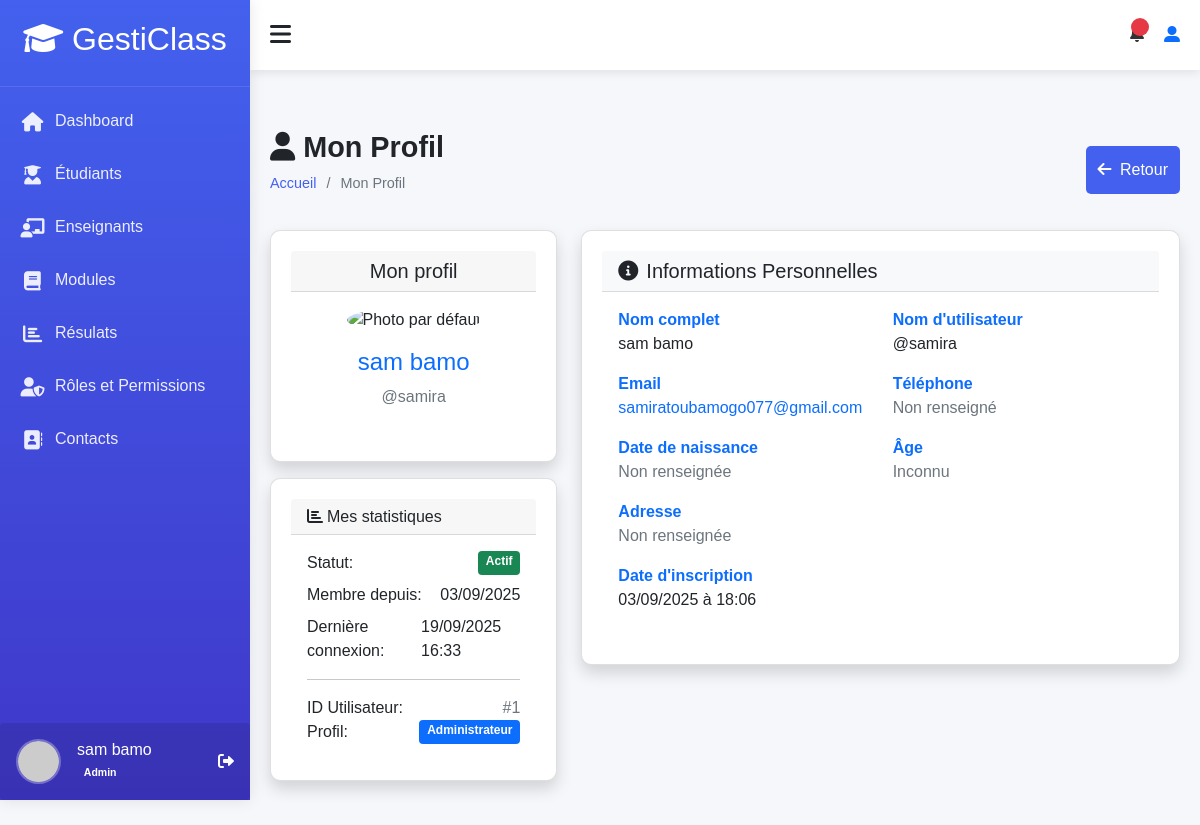
The app's page /accounts/profile/ (signed in), older data.
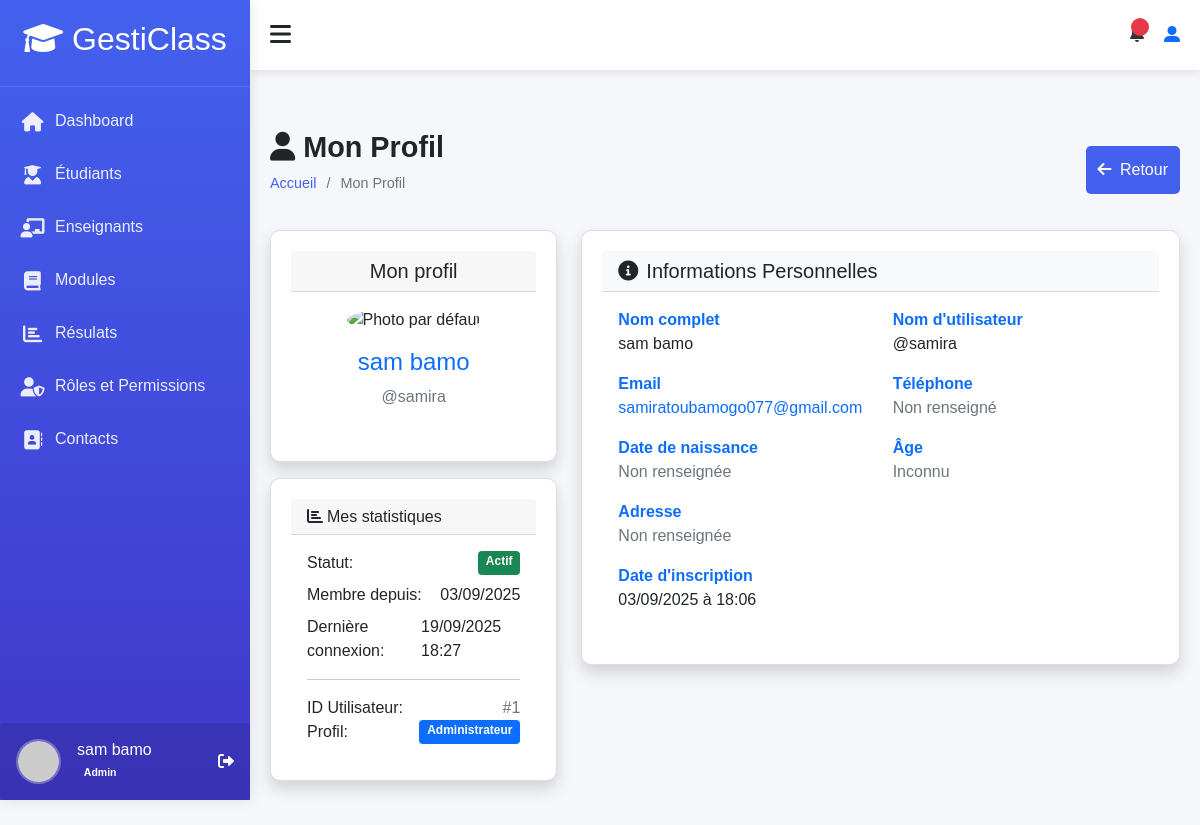
The same page, newer data.
### accounts/models.py (models this page shows, shortened)
class User(AbstractUser):
    ROLE_CHOICES = (
        ('admin', 'Administrateur'),
        ('teacher', 'Enseignant'),
        ('student', 'Élève'),
    )
    profil = models.CharField(max_length=10, choices=ROLE_CHOICES, default='student')
    phone = models.CharField(max_length=20, blank=True)
    birth_date = models.DateField(null=True, blank=True)
    photo = models.ImageField(upload_to='users/', null=True, blank=True)
    specialty = models.CharField(max_length=100, null=True, blank=True)
    hire_date = models.DateField(null=True, blank=True)
    address = models.TextField(blank=True)
    phone_number = models.CharField(max_length=15, blank=True)
    date_of_birth = models.DateField(null=True, blank=True)
    class Meta:
        permissions = [
        ("peut_acceder_module", "Peut acceder au module"),
        ("peut_acceder_aux_eleve", "Peut acceder aux eleves"),
        ("peut_acceder_aux_enseignants", "peut acceder aux enseigants"),
        ("peut_acceder_aux_roles", "peut acceder aux roles"),
        ("peut_acceder_au_dashboard", "Peut accéder au tableau de bord "),
        ("dashboard", "Peut voir les infos utiles  pour des étudiants"),
        ("peut_voir_infos_utile_teacher", "Peut voir les infos utiles pour des enseignants"),
        ("peut_agir_infos_utile_student", "Peut agir sur les infos utiles pour des étudiants"),
        ("peut_agir_infos_utile_teacher", "Peut agir sur les infos utiles pour des enseignants"),
        ("can_view_student_performance_data", "Peut voir ses données de performance  étudiants"),
        ("can_view_teacher_module_performance_data", "Peut voir les données de performance des modules des enseignants"),
        ("can_view_all_students_performance_data ", "Peut voir les données de performance de tous les étudiants"),
        ("can_view_student_list", "Peut voir la liste des étudiants"),
        ("can_view_teacher_list", "Peut voir la liste des enseignants"),
        ("can_view_module_list", "Peut voir la liste des modules"),
        ("can_view_results_list", "Peut voir la liste résultats"),
        ("can_view_suggestions_list", "Peut voir la liste des suggestions"),
        ("can_delete_suggestion", "Peut supprimer une suggestion"),
        ("can_delete_result", "Peut supprimer un résultat"),
        ("can_view_module_details", "Peut les details d'un module"),
        ("can_view_student_details", "Peut voir les détails d'un étudiant"),
        ("can_view_teacher_details", "Peut voir les détails d'un enseignant"),
        ("can_view_own_details", "Peut voir ses propres détails"),
        ("cans_view_results", "Peut voir les résultats"),
        ("can_view_own_results", "Peut voir ses propres résultats"),
        ("can_view_section__admin", "Peut voir la d'administration des section"),
        ("view_role", "Peut voir les rôles"),
        ("add_role", "Peut ajouter un rôle"),
        ("change_role", "Peut modifier un rôle"),
        ("delete_role", "Peut supprimer un rôle"),
        ("assign_role", "Peut assigner des rôles"),
        ("view_timetable", "Peut voir l'emploi du temps"),
        ("manage_timetable", "Peut gérer l'emploi du temps"),
        ("can_add_teacher", "Peut ajouter un enseignant"),
        ("can_add_student", "Peut ajouter un étudiant"),
        ("can_change_teacher", "Peut modifier un enseignant"),
        ("can_change_student", "Peut modifier un étudiant"),
        ("can_delete_teacher", "Peut supprimer un enseignant"),
        ("can_delete_student", "Peut supprimer un étudiant"),
        ("can_view_schoolinfo", "Peut voir les informations de l'école"),
        ("can_add_schoolinfo", "Peut ajouter les informations de l'école"),
        ("can_change_schoolinfo", "Peut modifier les informations de l'école"),
        ("can_delete_schoolinfo", "Peut supprimer les informations de l'école"),
        ]

### accounts/views.py (the view)
# urls.py: path('profile/', views.profile,
@login_required
def profile(request):
    return render(request, 'profile/profile.html', {
        'user': request.user
    })

### accounts/templates/profile/profile.html (shortened to what the changed rows need)
{% extends "models/base.html" %}
{% load static %}
{% block content %}
<div class="content">
    <div class="page-title">
        <div>
            <h2><i class="fas fa-user me-2"></i>Mon Profil</h2>
        </div>
    </div>
    <div class="row">
        <div class="col-md-4 mb-4">
            <div class="card shadow">
                <div class="card-body text-center">
                    {% if user.photo %}
                        <img src="{{ user.photo.url }}"
                             class="img-fluid rounded-circle mb-3"
                             alt="Photo de {{ user.get_full_name }}"
                             style="width: 200px; height: 200px; object-fit: cover;">
                    {% else %}
                        <img src="{% static 'img/default-avatar.png' %}"
                             class="img-fluid rounded-circle mb-3"
                             alt="Photo par défaut"
                             style="width: 200px; height: 200px; object-fit: cover;">
                    {% endif %}
                    <h4 class="text-primary">{{ user.get_full_name }}</h4>
                    <p class="text-muted">@{{ user.username }}</p>
                </div>
            </div>
            <div class="card shadow mt-3">
                <div class="card-body">
                    <div class="d-flex justify-content-between mb-2">
                        <span>Membre depuis:</span>
                        <span>{{ user.date_joined|date:"d/m/Y" }}</span>
                    </div>
                    <div class="d-flex justify-content-between">
                        <span>Dernière connexion:</span>
                        <span>
                            {% if user.last_login %}
                                {{ user.last_login|date:"d/m/Y H:i" }}
                            {% else %}
                                Jamais connecté
                            {% endif %}
                        </span>
                    </div>
                    <div class="d-flex justify-content-between">
                        <span>ID Utilisateur:</span>
                        <span class="text-muted">#{{ user.id }}</span>
                    </div>
                    <div class="d-flex justify-content-between">
                        <span>Profil:</span>
                        <span class="badge bg-primary">
                            {{ user.get_profil_display }}
                        </span>
                    </div>
                </div>
            </div>
        </div>
        <div class="col-md-8">
            <div class="card shadow">
                <div class="card-body">
                    <div class="row">
                        <div class="col-md-6">
                            <div class="info-item mb-3">
                                <label class="fw-bold text-primary">Nom complet</label>
                                <p class="mb-0">{{ user.get_full_name }}</p>
                            </div>
                        </div>
                        <div class="col-md-6">
                            <div class="info-item mb-3">
                                <label class="fw-bold text-primary">Nom d'utilisateur</label>
                                <p class="mb-0">@{{ user.username }}</p>
                            </div>
                        </div>
                    </div>
                    <div class="row">
                        <div class="col-md-6">
                            <div class="info-item mb-3">
                                <p class="mb-0">
                                    <a href="mailto:{{ user.email }}" class="text-decoration-none">
                                        {{ user.email }}
                                    </a>
                                </p>
                            </div>
                        </div>
                    </div>
                    <div class="info-item mb-3">
                        <label class="fw-bold text-primary">Date d'inscription</label>
                        <p class="mb-0">{{ user.date_joined|date:"d/m/Y à H:i" }}</p>
                    </div>
                </div>
            </div>
        </div>
    </div>
</div>
{% endblock %}

### templates/models/sidebar.html
<div class="sidebar" id="sidebar">
    <div class="sidebar-header">
        <h2><i class="fas fa-graduation-cap text-white"></i> GestiClass</h2>
    </div>
    <div class="sidebar-menu">
        <ul>
            <li><a href="{% url 'dashboard:dashboard' %}" class="active">
                <i class="fas fa-home"></i> <span>Dashboard</span>
            </a></li>
            <li><a href="{% url 'accounts:students_list' %}">
                <i class="fas fa-user-graduate"></i> <span>Étudiants</span>
            </a></li>
            {% if perms.accounts.peut_acceder_aux_enseignants %}
            <li><a href="{% url 'accounts:teachers_list' %}" >
                <i class="fas fa-chalkboard-teacher"></i> <span>Enseignants</span>
            </a></li>
            {% endif %}
            {% if perms.accounts.peut_acceder_module %}
            <li><a href="{% url 'accounts:modules_list' %}">
                <i class="fas fa-book"></i> <span>Modules</span>
            </a></li>
            {% endif %}
            <li><a href="{% url 'accounts:results_list' %}">
                <i class="fas fa-chart-bar"></i> <span>Résulats</span>
            </a></li>
            {% if perms.accounts.peut_acceder_aux_roles %}
            <li><a href="{% url 'accounts:role_list' %}">
                <i class="fas fa-user-shield"></i> <span>Rôles et Permissions</span>
            </a></li>
            {% endif %}
            <li><a href="{% url 'accounts:contact' %}">
                <i class="fas fa-address-book"></i> <span>Contacts</span>
            </a></li>
        </ul>
    </div>
    <div class="user-profile d-flex align-items-center p-3 rounded">
        {% if user.photo %}
            <img src="{{ user.photo.url }}"
                 alt="Photo de {{ user.get_full_name }}"
                 class="rounded-circle me-3"
                 style="width: 45px; height: 45px; object-fit: cover;">
        {% else %}
            <img src="https://ui-avatars.com/api/?name={{ user.first_name }}+{{ user.last_name }}&background=0D8ABC&color=fff&size=128"
                 alt="Avatar de {{ user.get_full_name }}"
                 class="rounded-circle me-3"
                 style="width: 45px; height: 45px; object-fit: cover;">
        {% endif %}
        <div class="user-info">
            <h6 class="mb-0">{{ user.get_full_name }}</h6>
            <small>
                {% if user.profil == 'student' %}
                    <span class="badge rounded-pill">Élève</span>
                {% elif user.profil == 'teacher' %}
                    <span class="badge rounded-pill">Professeur</span>
                {% elif user.profil == 'admin' %}
                    <span class="badge rounded-pill">Admin</span>
                {% endif %}
            </small>
        </div>
        <div class="ms-auto">
            <a href="{% url 'accounts:logout' %}" class="text-decoration-none text-white">
                <i class="fas fa-sign-out-alt"></i>
            </a>
        </div>
    </div>
</div>

Row changes from the older to the newer data that the page shows:
changed User "sam bamo": last_login "19/09/2025 16:33" → "19/09/2025 18:27"
